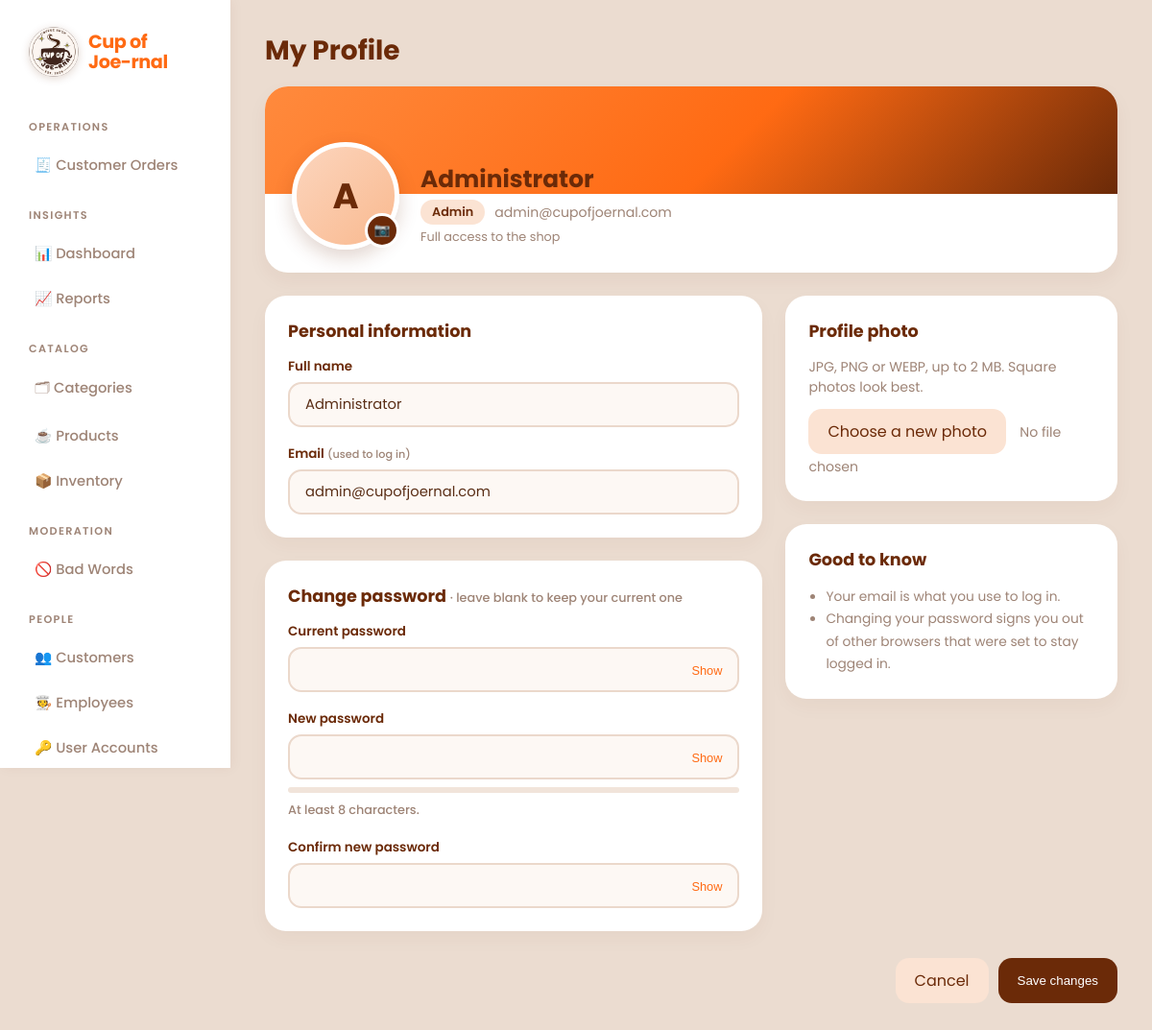
Screenshot of /user/profile.php (signed in) with the database file from the repository.
### tables this page shows
CREATE TABLE `users` (
  `user_id` int(11) NOT NULL,
  `username` varchar(50) NOT NULL,
  `password` varchar(255) NOT NULL,
  `role` enum('admin','cashier','customer') NOT NULL DEFAULT 'customer',
  `full_name` varchar(100) DEFAULT NULL,
  `email` varchar(100) DEFAULT NULL,
  `customer_id` int(11) DEFAULT NULL,
  `is_active` tinyint(1) NOT NULL DEFAULT 1,
  `photo` varchar(255) DEFAULT NULL
);

### includes/functions.php (called while the page is built, shortened)
<?php
function h($s): string { return htmlspecialchars((string)$s, ENT_QUOTES); }
function url(string $path): string { return BASE_URL . $path; }
function take_old(): array {
    $old = $_SESSION['old'] ?? [];
    return $old;
}
function home_for(string $role): string {
    if ($role === 'Admin')    return url('/admin/index.php');
    return url('/user/login.php');
}

### user/profile.php (the view, shortened to what this page needs)
<?php
include('../includes/config.php');
$uid  = (int)$_SESSION['user_id'];
$role = $_SESSION['role'] ?? '';
$u = mysqli_fetch_assoc(mysqli_execute_query($conn, "SELECT * FROM users WHERE user_id=?", [$uid]));
$phone = ''; $points = 0; $orders = 0;
$form = ['full_name' => $u['full_name'], 'email' => $u['email'], 'phone' => $phone];
$form = array_merge($form, take_old());
$hasPhoto = $u['photo'] && is_file(__DIR__ . '/../uploads/users/' . $u['photo']);
$words = preg_split('/\s+/u', trim((string)($u['full_name'] ?: $u['username'])), -1, PREG_SPLIT_NO_EMPTY);
$initials = mb_strtoupper(mb_substr($words[0] ?? '?', 0, 1) . (count($words) > 1 ? mb_substr(end($words), 0, 1) : ''));
$roleLabel = ucfirst(strtolower($u['role']));
$roleNote  = ['Admin' => 'Full access to the shop', 'Cashier' => 'Takes and manages orders', 'Customer' => 'Earns loyalty points on every order'][$roleLabel] ?? '';
if (in_array($role, ['Admin', 'Cashier'], true)) {
    include('../includes/adminHeader.php');
} ?>
<h2>My Profile</h2>
<form class="pf" method="post" action="update.php" enctype="multipart/form-data" novalidate>
  <section class="pf-hero">
    <div class="pf-cover"></div>
    <div class="pf-id">
      <div class="pf-avatar">
        <div class="pf-ava-lg" id="pfAva" data-initials="<?= h($initials) ?>">
          <?php if ($hasPhoto): ?><img src="<?= BASE_URL ?>/uploads/users/<?= h($u['photo']) ?>" alt="Your photo"><?php else: ?><span><?= h($initials) ?></span><?php endif; ?>
        </div>
        <label class="pf-cam" for="photo" title="Change photo">📷<span class="sr">Change photo</span></label>
      </div>
      <div class="pf-name">
        <div class="pf-title"><?= h($u['full_name'] ?: $u['username']) ?></div>
        <div class="pf-meta"><span class="pill"><?= h($roleLabel) ?></span> <span><?= h($u['email']) ?></span></div>
        <div class="pf-note"><?= h($roleNote) ?></div>
      </div>
    </div>
  </section>
  <div class="pf-grid">
    <div class="pf-col">
      <section class="panel pf-card">
        <b>Personal information</b>
        <div class="pf-fields">
          <div class="pf-field"><label for="full_name">Full name</label>
            <input type="text" id="full_name" name="full_name" maxlength="100" autocomplete="name" value="<?= h($form['full_name']) ?>"></div>
          <div class="pf-field"><label for="email">Email <small>(used to log in)</small></label>
            <input type="text" id="email" name="email" maxlength="100" autocomplete="email" value="<?= h($form['email']) ?>"></div>
        </div>
      </section>
      <section class="panel pf-card">
        <b>Change password <small class="sub">· leave blank to keep your current one</small></b>
        <div class="pf-fields">
          <div class="pf-field"><label for="current_password">Current password</label>
            <div class="pf-pw"><input type="password" id="current_password" name="current_password" autocomplete="current-password"><button type="button" class="pf-eye" data-for="current_password">Show</button></div></div>
          <div class="pf-field"><label for="password">New password</label>
            <div class="pf-pw"><input type="password" id="password" name="password" autocomplete="new-password"><button type="button" class="pf-eye" data-for="password">Show</button></div>
            <div class="pf-meter"><i id="pfBar"></i></div><small class="sub" id="pfStrength">At least 8 characters.</small></div>
          <div class="pf-field"><label for="confirm">Confirm new password</label>
            <div class="pf-pw"><input type="password" id="confirm" name="confirm" autocomplete="new-password"><button type="button" class="pf-eye" data-for="confirm">Show</button></div>
            <small id="pfMatch" class="sub"></small></div>
        </div>
      </section>
    </div>
    <div class="pf-col">
      <section class="panel pf-card">
        <b>Profile photo</b>
        <div class="pf-photo-box">
          <p class="sub" style="margin-bottom:12px">JPG, PNG or WEBP, up to 2&nbsp;MB. Square photos look best.</p>
          <label for="photo" class="btn alt pf-pick">Choose a new photo</label>
          <span class="sub" id="pfFileName">No file chosen</span>
        </div>
      </section>
      <section class="panel pf-card pf-tip">
        <b>Good to know</b>
        <ul>
          <li>Your email is what you use to log in<?= $u['customer_id'] ? ' and where order receipts are sent' : '' ?>.</li>
          <li>Changing your password signs you out of other browsers that were set to stay logged in.</li>
        </ul>
      </section>
    </div>
  </div>
  <div class="pf-save">
    <a class="btn alt" href="<?= h(home_for($role)) ?>">Cancel</a>
    <button type="submit">Save changes</button>
  </div>
</form>
<?php include('../includes/footer.php'); ?>

### includes/style/style.css (style rules this page uses)
* { box-sizing: border-box; }
:root { --ink: #5a2e16; --brown: #6b2a08; --orange: #ff6a13; --muted: #9e8476; --bg: #ebdcd0; --card: #ffffff; --line: #ebd8cb; --peach: #fcd5bd; --bad: #c4161c; --ok: #2d6a3e; }
body { margin: 0; font-family: 'Poppins', system-ui, -apple-system, sans-serif; color: var(--ink); background: #4a2411; }
.panel { background: var(--card); border-radius: 22px; padding: 22px; box-shadow: 0 4px 14px rgba(107, 42, 8, 0.04); }
.panel > b { display: block; color: var(--brown); font-size: 1.05rem; margin-bottom: 14px; }
.pill { display: inline-block; background: #fbe3d3; color: var(--brown); border-radius: 999px; padding: 4px 12px; font-size: 0.8rem; font-weight: 600; }
button, .btn { display: inline-flex; align-items: center; justify-content: center; font: 600 0.88rem inherit; background: var(--brown); color: #fff; border: 0; border-radius: 12px; padding: 10px 18px; cursor: pointer; text-decoration: none; transition: background 0.2s ease; }
.btn.alt { background: #fbe3d3; color: var(--brown); }
h1, h2, h3 { color: var(--brown); margin: 0 0 16px; }
h2 { font-size: 1.75rem; font-weight: 700; }
.sub { color: var(--muted); font-size: 0.88rem; margin: 0; }
.panel, .card { background: var(--card); border-radius: 22px; padding: 24px; margin-bottom: 24px; box-shadow: 0 8px 20px rgba(107, 42, 8, 0.04); }
.panel > b { display: block; color: var(--brown); font-size: 1.1rem; margin-bottom: 14px; }
input, select, textarea { width: 100%; font: inherit; font-size: 0.92rem; padding: 11px 16px; border: 2px solid var(--line); border-radius: 14px; background: #fdf8f4; color: var(--ink); transition: all 0.2s ease; }
button, .btn { display: inline-flex; align-items: center; justify-content: center; font: 600 0.9rem inherit; background: var(--brown); color: #fff; border: 0; border-radius: 14px; padding: 11px 20px; cursor: pointer; text-decoration: none; transition: all 0.2s ease; }

### includes/style/menu.css (style rules this page uses)
.pf { max-width: 1060px; }
.pf-hero { background: #fff; border-radius: 24px; overflow: hidden; box-shadow: 0 8px 20px rgba(107, 42, 8, .05); margin-bottom: 24px; }
.pf-cover { height: 112px; background: linear-gradient(135deg, #ff8a3d, #ff6a13 55%, #6b2a08); }
.pf-id { display: flex; align-items: flex-end; gap: 22px; padding: 0 28px 24px; margin-top: -54px; flex-wrap: wrap; }
.pf-avatar { position: relative; width: 112px; height: 112px; flex-shrink: 0; }
.pf-ava-lg { width: 112px; height: 112px; border-radius: 50%; border: 5px solid #fff; overflow: hidden; background: linear-gradient(135deg, #fcd5bd, #f9b98f); display: grid; place-items: center; box-shadow: 0 8px 20px rgba(107, 42, 8, .2); }
.pf-ava-lg span { font-size: 2.3rem; font-weight: 700; color: var(--brown); }
.pf-cam { position: absolute; right: 0; bottom: 2px; width: 36px; height: 36px; border-radius: 50%; background: var(--brown); color: #fff; display: grid; place-items: center; cursor: pointer; border: 3px solid #fff; font-size: .85rem; transition: background .2s; }
.pf-name { flex: 1; min-width: 200px; padding-bottom: 4px; }
.pf-title { font-size: 1.55rem; font-weight: 700; color: var(--brown); line-height: 1.2; }
.pf-meta { display: flex; gap: 10px; align-items: center; flex-wrap: wrap; color: var(--muted); font-size: .88rem; margin-top: 6px; }
.pf-note { color: var(--muted); font-size: .8rem; margin-top: 4px; }
.pf-grid { display: grid; grid-template-columns: minmax(0, 1.5fr) minmax(0, 1fr); gap: 24px; align-items: start; }
.pf-card small.sub { font-weight: 500; font-size: .8rem; }
.pf-fields { display: grid; gap: 18px; }
.pf-field label { display: block; font-weight: 600; font-size: .84rem; color: var(--brown); margin-bottom: 6px; }
.pf-field label small { color: var(--muted); font-weight: 500; }
.pf-pw { position: relative; }
.pf-pw input { padding-right: 72px; }
.pf-eye { position: absolute; right: 8px; top: 50%; transform: translateY(-50%); background: none; color: var(--orange); padding: 6px 10px; font-size: .8rem; border-radius: 8px; }
.pf-meter { height: 6px; border-radius: 6px; background: #f1e4da; margin: 8px 0 4px; overflow: hidden; }
.pf-pick { cursor: pointer; margin-right: 10px; }
.pf-tip ul { margin: 0; padding-left: 18px; color: var(--muted); font-size: .86rem; line-height: 1.7; }
.pf-save { display: flex; justify-content: flex-end; gap: 10px; margin: 4px 0 24px; }

### rows the page displays
users: full_name "A", full_name "Administrator", role "Admin", email "admin@cupofjoernal.com", role "Full access to the shop"

### other values shown
$group "OPERATIONS"
$l "🧾 Customer Orders"
$group "INSIGHTS"
$l "📊 Dashboard"
$l "📈 Reports"
$group "CATALOG"
$l "🗂 Categories"
$l "☕ Products"
$l "📦 Inventory"
$group "MODERATION"
$l "🚫 Bad Words"
$group "PEOPLE"
$l "👥 Customers"
$l "🧑‍🍳 Employees"
$l "🔑 User Accounts"
